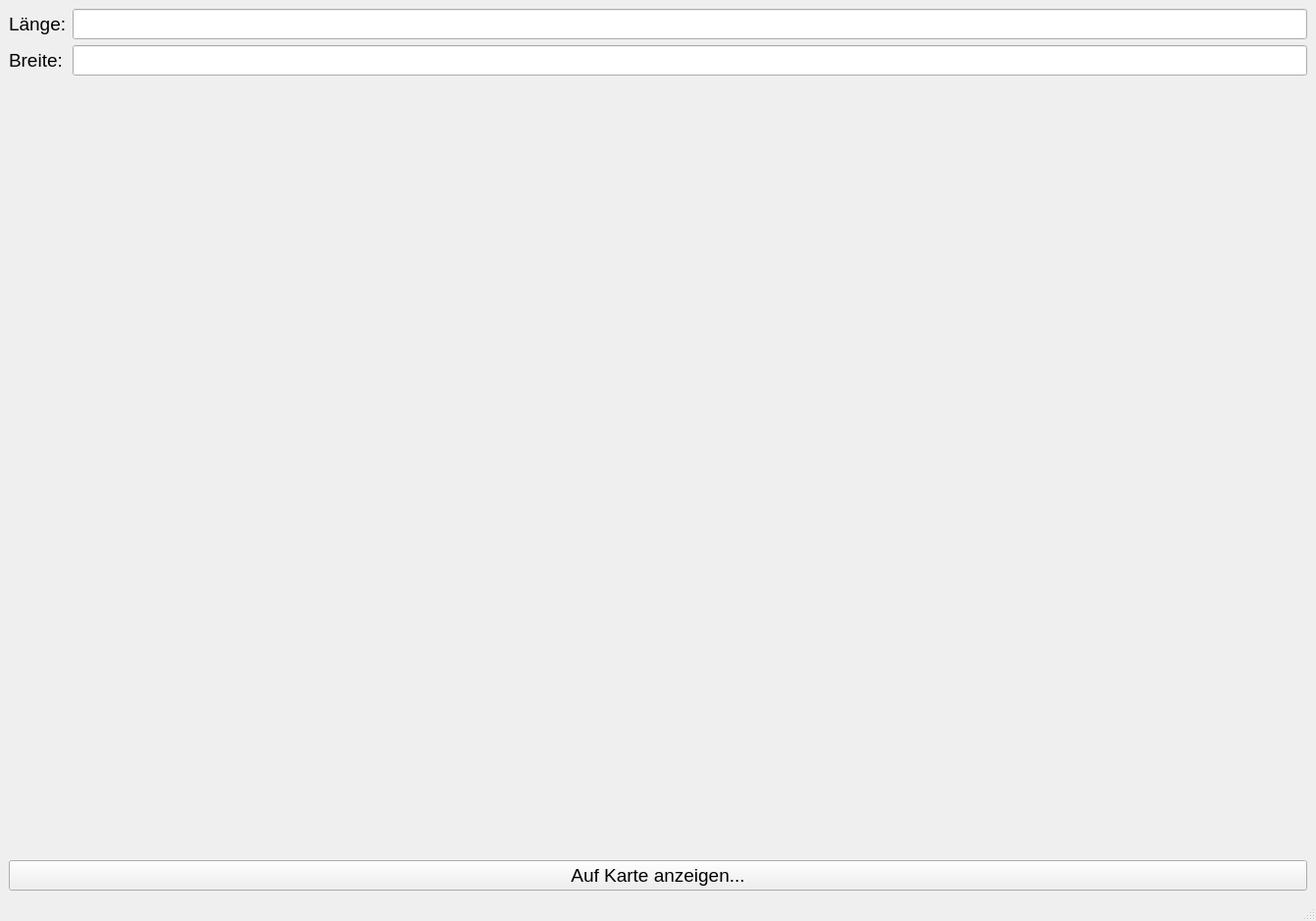
<?xml version="1.0" encoding="UTF-8"?>
<ui version="4.0">
 <class>MainWindow</class>
 <widget class="QMainWindow" name="MainWindow">
  <property name="geometry">
   <rect>
    <x>0</x>
    <y>0</y>
    <width>1342</width>
    <height>939</height>
   </rect>
  </property>
  <property name="windowTitle">
   <string>MainWindow</string>
  </property>
  <widget class="QWidget" name="centralwidget">
   <layout class="QVBoxLayout" name="verticalLayout_2">
    <item>
     <layout class="QVBoxLayout" name="verticalLayout">
      <item>
       <layout class="QFormLayout" name="formLayout">
        <item row="0" column="0">
         <widget class="QLabel" name="l_Label">
          <property name="font">
           <font>
            <pointsize>14</pointsize>
           </font>
          </property>
          <property name="text">
           <string>Länge:</string>
          </property>
         </widget>
        </item>
        <item row="0" column="1">
         <widget class="QLineEdit" name="l_LineEdit">
          <property name="font">
           <font>
            <pointsize>14</pointsize>
           </font>
          </property>
         </widget>
        </item>
        <item row="2" column="0">
         <widget class="QLabel" name="b_Label">
          <property name="font">
           <font>
            <pointsize>14</pointsize>
           </font>
          </property>
          <property name="text">
           <string>Breite:</string>
          </property>
         </widget>
        </item>
        <item row="2" column="1">
         <widget class="QLineEdit" name="breiteLineEdit">
          <property name="font">
           <font>
            <pointsize>14</pointsize>
           </font>
          </property>
         </widget>
        </item>
       </layout>
      </item>
      <item>
       <widget class="QPushButton" name="pushButton">
        <property name="font">
         <font>
          <pointsize>14</pointsize>
         </font>
        </property>
        <property name="text">
         <string>Auf Karte anzeigen...</string>
        </property>
       </widget>
      </item>
     </layout>
    </item>
   </layout>
  </widget>
  <widget class="QMenuBar" name="menubar">
   <property name="geometry">
    <rect>
     <x>0</x>
     <y>0</y>
     <width>1342</width>
     <height>43</height>
    </rect>
   </property>
  </widget>
  <widget class="QStatusBar" name="statusbar"/>
 </widget>
 <resources/>
 <connections/>
</ui>
